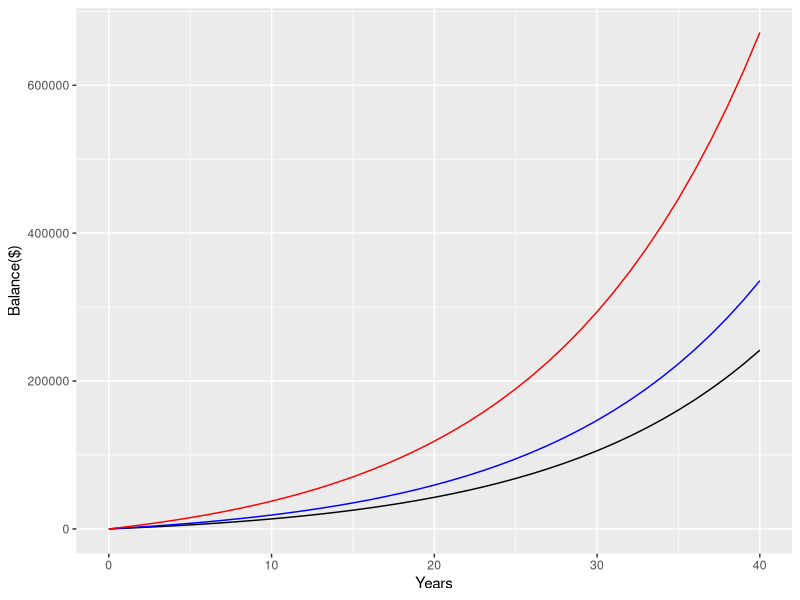

Here is the R script that generated this plot:
## ---- chunk 1
     library(ggplot2)
     options(scipen = 999)
     amount <- 100
     ret <- 8
     tax <-28
     year <<- 1:40
     totA <<- vector(length=40)
     totA[0] <- 0
     totB <<- vector(length=40)
     totB[0] <- 0
     totC <<- vector(length=40)
     totC[0] <- 0
     amt <<- amount * 12
     taxed <<- amt*(1-tax/100)
     for(i in year) {
          totA[i+1] <- (totA[i]+taxed)*(1+ret/100)
          totB[i+1] <- (totB[i]+amt)*(1+ret/100)
          totC[i+1] <- (totC[i]+amt*2)*(1+ret/100)
     }
     tot <<- data.frame(a = totA, b=totB, c=totC)
ggplot(tot, aes(0:40)) + 
     geom_line(color="black", aes(y=a)) + 
     geom_line(color="blue", aes(y=b)) + 
     geom_line(color="red", aes(y=c)) + 
     xlab("Years") + ylab("Balance($)") +
     theme(legend.position = c(0.2, 0.8))

